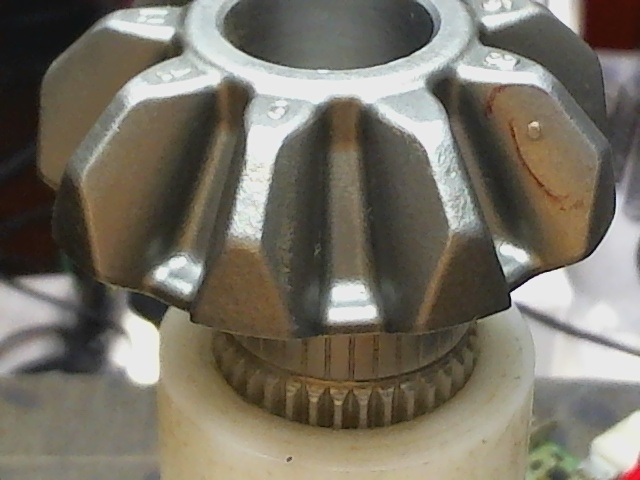
#> input picture gonzales/image106.jpg, 640 x 480 px
$ python log_tophat.py   (older library calls are emulated)
#> lines starting #> are read from the running program, lines starting #| are printed output that depends on the picture; after the words box and inside, x2 and y2 are one past the last pixel; in counts of white or black regions, pixels touching at a corner belong together
#> further down, image is the input picture: shape (480, 640, 3); mean B, G, R 100.9, 113.4, 119.1
### gonzales/crop.py
from __future__ import division
import numpy as np


def find_angle_from_given_point(img, centre_x, centre_y):
    y_area = np.arange(0, img.shape[0], dtype=np.float)
    x_area = np.arange(0, img.shape[1], dtype=np.float)

    xx, yy = np.meshgrid(x_area, y_area)

    theta = np.arctan2(yy - centre_y, xx - centre_x) * 180 / np.pi + 180

    return theta

def find_radial_distance_from_given_point(img, centre_x, centre_y):
#> called with centre_x = 340, centre_y = -50
    y_area = np.arange(0, img.shape[0], dtype=np.int64)
#> y_area = 480 values from 0 to 479
    x_area = np.arange(0, img.shape[1], dtype=np.int64)
#> x_area = 640 values from 0 to 639

    xx, yy = np.meshgrid(x_area, y_area)

    r = np.sqrt(np.power((xx - centre_x), 2) + np.power((yy - centre_y), 2))

    return r


# [129 lines left out: functions crop_circle, crop_ring, crop_ring_two_centers, crop_radial_arc, not called in this run]


def crop_radial_arc_two_centres(img, centre_x1=None, centre_y1=None, centre_x2=None, centre_y2=None,
                                radius1=None, radius2=None, theta1=0, theta2=360, inside_region=True):
    test = np.copy(img)

    if centre_x1 is None:
        centre_x1 = img.shape[0] / 2
    if centre_y1 is None:
        centre_y1 = img.shape[1] / 2
    if centre_x2 is None:
        centre_x2 = img.shape[0] / 2
    if centre_y2 is None:
        centre_y2 = img.shape[1] / 2

    if radius1 is None:
        radius1 = 0

    if radius2 is None:
        if img.shape[1] > img.shape[0]:
            radius2 = img.shape[0] / 2
        else:
            radius2 = img.shape[1] / 2

    r1 = find_radial_distance_from_given_point(img, centre_x1, centre_y1)
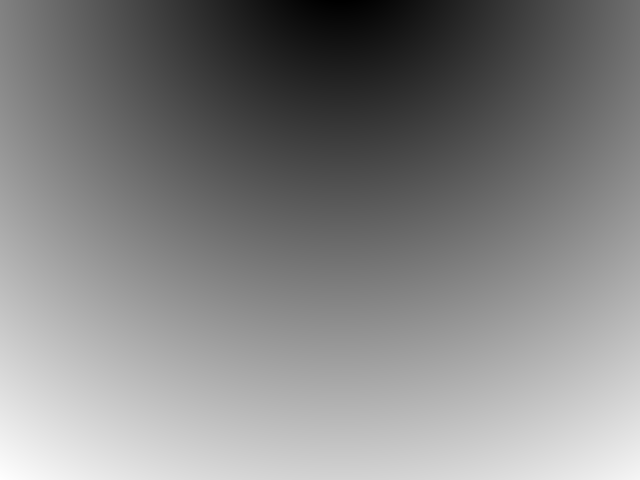
#> r1: shape (480, 640) float64; min 50, max 628.8, mean 348.7; drawn with min black and max white
    r2 = find_radial_distance_from_given_point(img, centre_x2, centre_y2)

    theta = find_angle_from_given_point(img, centre_x1, centre_y1)
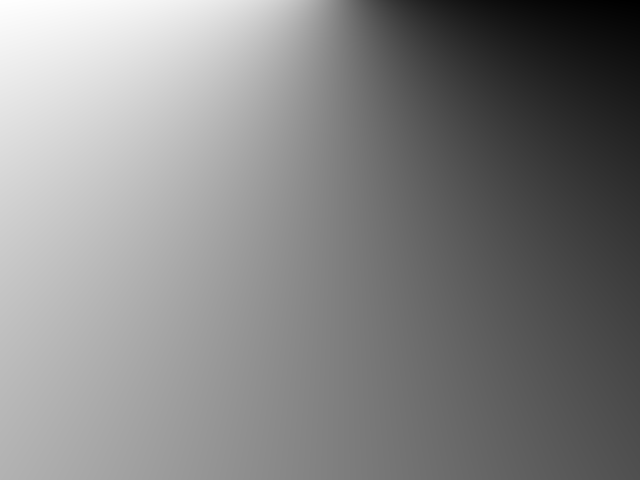
#> theta: shape (480, 640) float64; min 189.5, max 351.6, mean 273.2; drawn with min black and max white

    if inside_region:
        unselected_area = np.where((r1 < radius1) | (r2 > radius2) | (theta < theta1) | (theta > theta2))
#> unselected_area = 190572 positions, rows 0 to 479, columns 0 to 639
        selected_area = np.where((r1 >= radius1) & (r2 <= radius2) & (theta >= theta1) & (theta <= theta2))
#> selected_area = 116628 positions, rows 42 to 340, columns 36 to 639
    else:
        unselected_area = np.where((r1 >= radius1) & (r1 <= radius2) & (theta >= theta1) & (theta <= theta2))
        selected_area = np.where((r2 < radius1) | (r2 > radius2) | (theta < theta1) | (theta > theta2))

    test[unselected_area] = 0
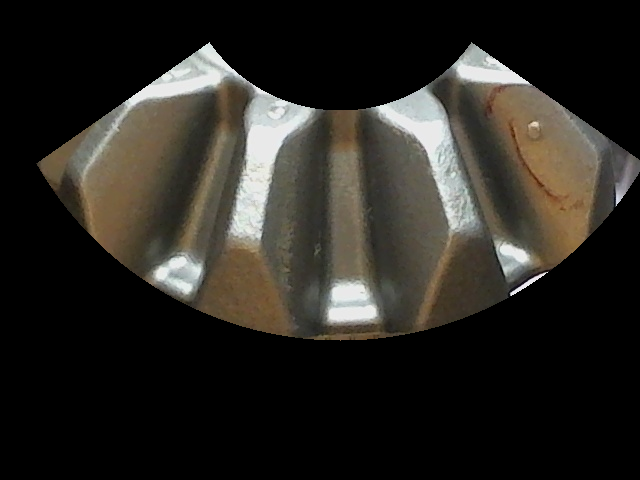
#> test: shape (480, 640, 3); mean B, G, R 34, 39.1, 41.5

    return test, test[selected_area].flatten().tolist()

### gonzales/log_tophat.py
import os
import cv2
import numpy as np
import random
import crop
from PIL import Image

def showimage(name,image):
    cv2.imshow(name,image)
    cv2.waitKey(0)
    cv2.destroyAllWindows()

def togray(image):
    gray=cv2.cvtColor(image,cv2.COLOR_BGR2GRAY)
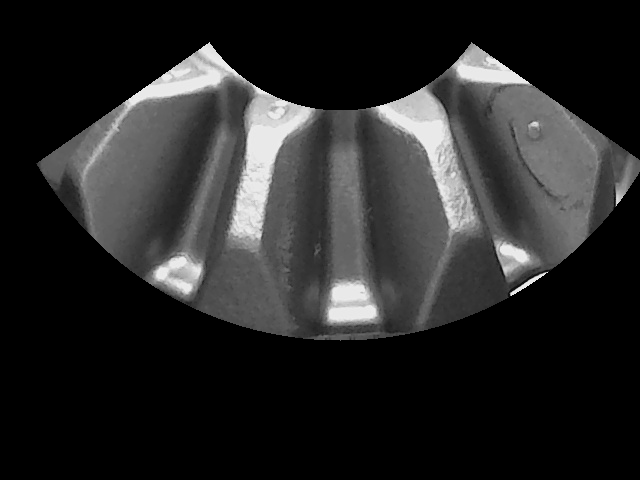
#> gray: shape (480, 640); min 0, max 241, mean 39.2
    return gray

def log(image):
    gray=togray(image) #gray function
    imglog=np.uint8(np.log1p(gray))
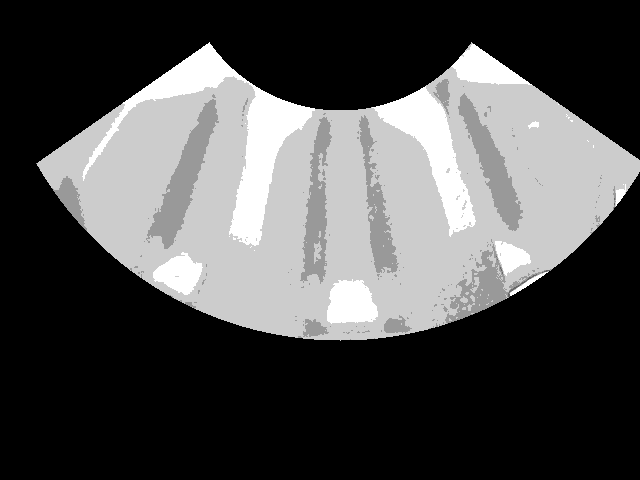
#> imglog: shape (480, 640); min 0, max 5, mean 1.53; drawn with min black and max white
    thresh=1
    image=cv2.threshold(imglog,thresh,255,cv2.THRESH_BINARY)[1]
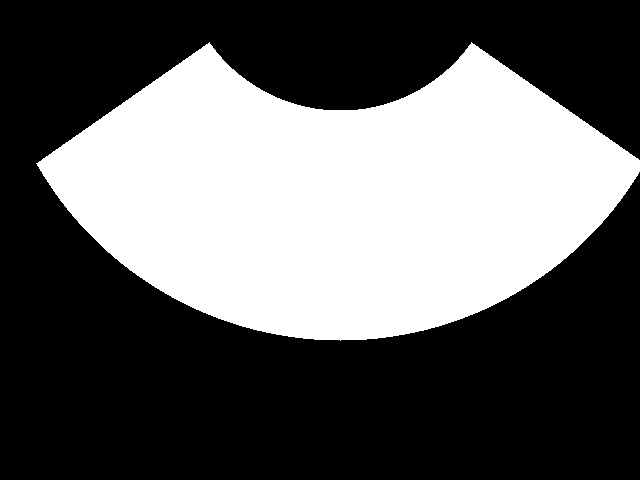
#> image: shape (480, 640); 38% white; 1 white region, box (x1, y1, x2, y2) and area: (36, 42, 640, 341) 116628
    return image


if __name__=="__main__":
    image=cv2.imread("image106.jpg")
    crop1, _ = crop.crop_radial_arc_two_centres(image, centre_x1=340, centre_y1=-50, centre_x2=340, centre_y2=-10,radius1=160, radius2=350, theta1=215, theta2=325)
    logged=log(crop1)
    showimage("",logged)
    cv2.imwrite("log2.jpg",logged)
    notlogged=cv2.bitwise_not(logged)

    kernel=np.array(([1,1,1],[0,1,0],[1,1,1]),dtype=np.uint8)
#> (the run stopped early here; a loop or call above may not have finished)

$ run again, with gonzales/image108.jpg copied over gonzales/image106.jpg
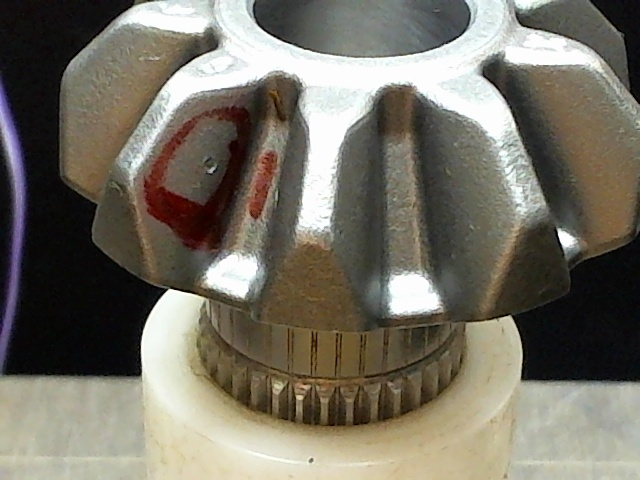
#> input picture gonzales/image108.jpg, 640 x 480 px
#> image is the input picture: shape (480, 640, 3); mean B, G, R 101.2, 113.4, 118.1
#> unselected_area = 190572 positions, rows 0 to 479, columns 0 to 639
#> selected_area = 116628 positions, rows 42 to 340, columns 36 to 639
#> in togray, `gray=cv2.cvtColor(image,cv2.COLOR_BGR2GRAY)`:
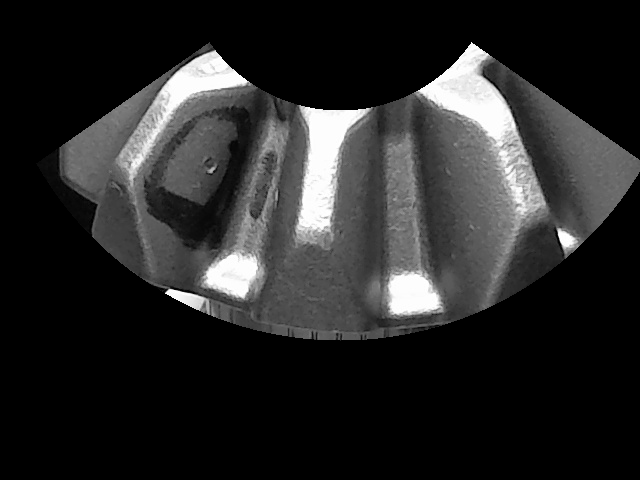
#> gray: shape (480, 640); min 0, max 255, mean 40.2
#> in log, `imglog=np.uint8(np.log1p(gray))`:
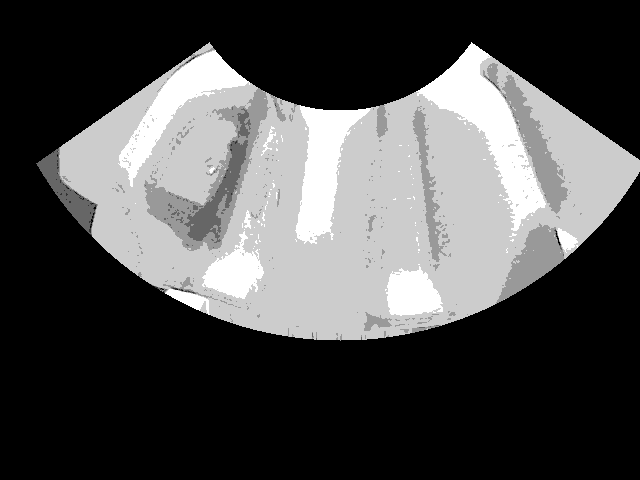
#> imglog: shape (480, 640); min 0, max 5, mean 1.52; drawn with min black and max white
#> image: shape (480, 640); 37.9% white; 1 white region, box (x1, y1, x2, y2) and area: (36, 42, 640, 341) 116431
